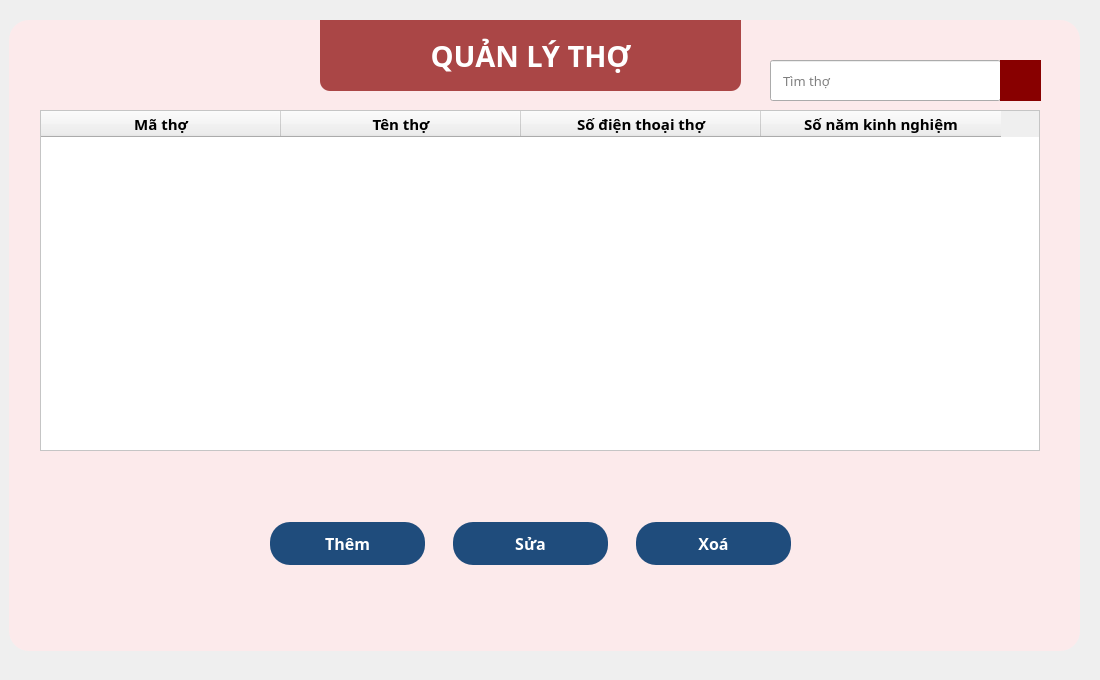
     <widget class="QWidget" name="tho_page">
      <property name="styleSheet">
       <string notr="true">QPushButton{
	padding: 10 0 10 0;
	border-radius: 20;
	color: rgb(255, 255, 255);
	background-color: rgb(31, 76, 124);
}
QPushButton:hover{
	background-color: rgb(46, 123, 175);
}
QPushButton:pressed{
	background-color: rgb(10, 158, 69);
}
</string>
      </property>
      <widget class="QWidget" name="widget_10" native="true">
       <property name="geometry">
        <rect>
         <x>9</x>
         <y>20</y>
         <width>1071</width>
         <height>631</height>
        </rect>
       </property>
       <property name="styleSheet">
        <string notr="true">background-color: rgba(255, 233, 234, 83%);
border-radius: 20px;</string>
       </property>
      </widget>
      <widget class="QWidget" name="layoutWidget_6">
       <property name="geometry">
        <rect>
         <x>260</x>
         <y>510</y>
         <width>541</width>
         <height>67</height>
        </rect>
       </property>
       <layout class="QHBoxLayout" name="horizontalLayout_5">
        <property name="spacing">
         <number>28</number>
        </property>
        <property name="leftMargin">
         <number>10</number>
        </property>
        <property name="topMargin">
         <number>10</number>
        </property>
        <property name="rightMargin">
         <number>10</number>
        </property>
        <property name="bottomMargin">
         <number>10</number>
        </property>
        <item>
         <widget class="QPushButton" name="them_tho_btn">
          <property name="minimumSize">
           <size>
            <width>0</width>
            <height>0</height>
           </size>
          </property>
          <property name="font">
           <font>
            <family>Noto Sans</family>
            <pointsize>12</pointsize>
            <weight>75</weight>
            <bold>true</bold>
           </font>
          </property>
          <property name="styleSheet">
           <string notr="true"/>
          </property>
          <property name="text">
           <string>Thêm</string>
          </property>
         </widget>
        </item>
        <item>
         <widget class="QPushButton" name="sua_tho_btn">
          <property name="minimumSize">
           <size>
            <width>0</width>
            <height>0</height>
           </size>
          </property>
          <property name="font">
           <font>
            <family>Noto Sans</family>
            <pointsize>12</pointsize>
            <weight>75</weight>
            <bold>true</bold>
           </font>
          </property>
          <property name="styleSheet">
           <string notr="true"/>
          </property>
          <property name="text">
           <string>Sửa</string>
          </property>
         </widget>
        </item>
        <item>
         <widget class="QPushButton" name="xoa_tho_btn">
          <property name="minimumSize">
           <size>
            <width>0</width>
            <height>0</height>
           </size>
          </property>
          <property name="font">
           <font>
            <family>Noto Sans</family>
            <pointsize>12</pointsize>
            <weight>75</weight>
            <bold>true</bold>
           </font>
          </property>
          <property name="styleSheet">
           <string notr="true"/>
          </property>
          <property name="text">
           <string>Xoá</string>
          </property>
         </widget>
        </item>
       </layout>
      </widget>
      <widget class="QTableWidget" name="ds_tho_tablewidget">
       <property name="geometry">
        <rect>
         <x>40</x>
         <y>110</y>
         <width>1000</width>
         <height>341</height>
        </rect>
       </property>
       <property name="minimumSize">
        <size>
         <width>1000</width>
         <height>0</height>
        </size>
       </property>
       <property name="maximumSize">
        <size>
         <width>1000</width>
         <height>16777215</height>
        </size>
       </property>
       <property name="baseSize">
        <size>
         <width>600</width>
         <height>0</height>
        </size>
       </property>
       <property name="font">
        <font>
         <family>Noto Sans</family>
         <italic>false</italic>
        </font>
       </property>
       <property name="styleSheet">
        <string notr="true">QTableWidget{
background-color: rgb(255, 255, 255);
}</string>
       </property>
       <property name="editTriggers">
        <set>QAbstractItemView::SelectedClicked</set>
       </property>
       <property name="alternatingRowColors">
        <bool>true</bool>
       </property>
       <property name="textElideMode">
        <enum>Qt::ElideMiddle</enum>
       </property>
       <attribute name="horizontalHeaderDefaultSectionSize">
        <number>240</number>
       </attribute>
       <attribute name="horizontalHeaderHighlightSections">
        <bool>true</bool>
       </attribute>
       <attribute name="horizontalHeaderMinimumSectionSize">
        <number>100</number>
       </attribute>
       <attribute name="verticalHeaderDefaultSectionSize">
        <number>30</number>
       </attribute>
       <attribute name="verticalHeaderMinimumSectionSize">
        <number>30</number>
       </attribute>
       <column>
        <property name="text">
         <string>Mã thợ</string>
        </property>
        <property name="font">
         <font>
          <family>Noto Sans</family>
          <pointsize>11</pointsize>
          <weight>75</weight>
          <italic>false</italic>
          <bold>true</bold>
         </font>
        </property>
        <property name="textAlignment">
         <set>AlignCenter</set>
        </property>
       </column>
       <column>
        <property name="text">
         <string>Tên thợ</string>
        </property>
        <property name="font">
         <font>
          <family>Noto Sans</family>
          <pointsize>11</pointsize>
          <weight>75</weight>
          <italic>false</italic>
          <bold>true</bold>
         </font>
        </property>
        <property name="textAlignment">
         <set>AlignCenter</set>
        </property>
       </column>
       <column>
        <property name="text">
         <string>Số điện thoại thợ</string>
        </property>
        <property name="font">
         <font>
          <family>Noto Sans</family>
          <pointsize>11</pointsize>
          <weight>75</weight>
          <bold>true</bold>
         </font>
        </property>
        <property name="textAlignment">
         <set>AlignCenter</set>
        </property>
       </column>
       <column>
        <property name="text">
         <string>Số năm kinh nghiệm</string>
        </property>
        <property name="font">
         <font>
          <family>Noto Sans</family>
          <pointsize>11</pointsize>
          <weight>75</weight>
          <bold>true</bold>
         </font>
        </property>
        <property name="textAlignment">
         <set>AlignCenter</set>
        </property>
       </column>
      </widget>
      <widget class="QWidget" name="widget_9" native="true">
       <property name="geometry">
        <rect>
         <x>0</x>
         <y>0</y>
         <width>1091</width>
         <height>671</height>
        </rect>
       </property>
       <property name="styleSheet">
        <string notr="true">border-image: url(:/img/Barbershop/background.png);</string>
       </property>
      </widget>
      <widget class="QLabel" name="label_17">
       <property name="geometry">
        <rect>
         <x>320</x>
         <y>20</y>
         <width>421</width>
         <height>71</height>
        </rect>
       </property>
       <property name="font">
        <font>
         <family>Noto Sans</family>
         <pointsize>22</pointsize>
         <weight>75</weight>
         <bold>true</bold>
        </font>
       </property>
       <property name="styleSheet">
        <string notr="true">color: rgb(255, 255, 255);
background-color: rgba(136, 0, 0, 70%);
border-radius: 0px;
border-bottom-left-radius: 10px;
border-bottom-right-radius: 10px;</string>
       </property>
       <property name="text">
        <string>QUẢN LÝ THỢ</string>
       </property>
       <property name="alignment">
        <set>Qt::AlignCenter</set>
       </property>
      </widget>
      <widget class="QLineEdit" name="tim_tho_tbx">
       <property name="geometry">
        <rect>
         <x>770</x>
         <y>60</y>
         <width>231</width>
         <height>41</height>
        </rect>
       </property>
       <property name="font">
        <font>
         <family>Noto Sans</family>
         <pointsize>10</pointsize>
        </font>
       </property>
       <property name="styleSheet">
        <string notr="true">QLineEdit{
	padding-left: 10px;
}

QLineEdit::hover{
	border: 0.5px solid brown;
}</string>
       </property>
       <property name="placeholderText">
        <string>Tìm thợ</string>
       </property>
      </widget>
      <widget class="QPushButton" name="tim_tho_btn">
       <property name="geometry">
        <rect>
         <x>1000</x>
         <y>60</y>
         <width>41</width>
         <height>41</height>
        </rect>
       </property>
       <property name="styleSheet">
        <string notr="true">QPushButton{
	border-radius: 0;
	background-color: rgb(136, 0, 0);
}
QPushButton::hover{
	border: 0.5px solid brown;
	background-color: rgb(171, 0, 0);
}</string>
       </property>
       <property name="text">
        <string/>
       </property>
       <property name="icon">
        <iconset resource="bg_img.qrc">
         <normaloff>:/img/search.png</normaloff>:/img/search.png</iconset>
       </property>
      </widget>
      <zorder>widget_9</zorder>
      <zorder>widget_10</zorder>
      <zorder>layoutWidget_6</zorder>
      <zorder>ds_tho_tablewidget</zorder>
      <zorder>label_17</zorder>
      <zorder>tim_tho_tbx</zorder>
      <zorder>tim_tho_btn</zorder>
     </widget>
